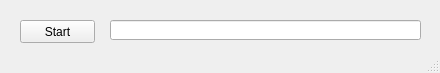
<?xml version="1.0" encoding="UTF-8"?>
<ui version="4.0">
 <class>MainWindow</class>
 <widget class="QMainWindow" name="MainWindow">
  <property name="geometry">
   <rect>
    <x>0</x>
    <y>0</y>
    <width>440</width>
    <height>73</height>
   </rect>
  </property>
  <property name="windowTitle">
   <string>MainWindow</string>
  </property>
  <widget class="QWidget" name="centralwidget">
   <widget class="QPushButton" name="TestStartButton">
    <property name="geometry">
     <rect>
      <x>20</x>
      <y>20</y>
      <width>75</width>
      <height>23</height>
     </rect>
    </property>
    <property name="text">
     <string>Start</string>
    </property>
   </widget>
   <widget class="QLineEdit" name="TagLineEdit">
    <property name="geometry">
     <rect>
      <x>110</x>
      <y>20</y>
      <width>311</width>
      <height>20</height>
     </rect>
    </property>
   </widget>
  </widget>
  <widget class="QStatusBar" name="statusbar"/>
 </widget>
 <resources/>
 <connections/>
</ui>
